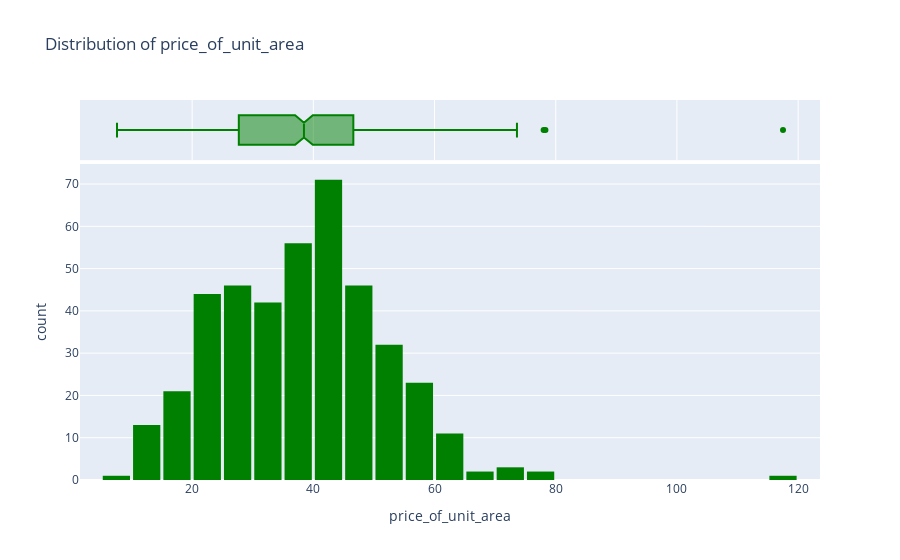

This figure's notebook cell:
### Code cell
fig = px.histogram(real_estate_copy_df, 
                   x='price_of_unit_area', 
                   marginal='box', 
                   color_discrete_sequence=['green'], 
                   title='Distribution of price_of_unit_area')
fig.update_layout(bargap=0.1)
fig.show()

### Figure 1 — Plotly figure (JSON) as saved in the notebook; plotly's stock layout.template omitted (floating-point values rounded to 4 significant figures; data arrays with more than 128 entries replaced by an {"elided": "..."} marker saying what was removed)
{"data": [{"alignmentgroup": "True", "bingroup": "x", "hovertemplate": "price_of_unit_area=%{x}<br>count=%{y}<extra></extra>", "legendgroup": "", "marker": {"color": "green", "pattern": {"shape": ""}}, "name": "", "offsetgroup": "", "orientation": "v", "showlegend": false, "type": "histogram", "x": {"elided": "414 float values"}, "xaxis": "x", "yaxis": "y"}, {"alignmentgroup": "True", "hovertemplate": "price_of_unit_area=%{x}<extra></extra>", "legendgroup": "", "marker": {"color": "green"}, "name": "", "notched": true, "offsetgroup": "", "showlegend": false, "type": "box", "x": {"elided": "414 float values"}, "xaxis": "x2", "yaxis": "y2"}], "layout": {"bargap": 0.1, "barmode": "relative", "legend": {"tracegroupgap": 0}, "title": {"text": "Distribution of price_of_unit_area"}, "xaxis": {"anchor": "y", "domain": [0, 1], "title": {"text": "price_of_unit_area"}}, "xaxis2": {"anchor": "y2", "domain": [0, 1], "matches": "x", "showgrid": true, "showticklabels": false}, "yaxis": {"anchor": "x", "domain": [0, 0.8316], "title": {"text": "count"}}, "yaxis2": {"anchor": "x2", "domain": [0.8416, 1], "matches": "y2", "showgrid": false, "showline": false, "showticklabels": false, "ticks": ""}}}
